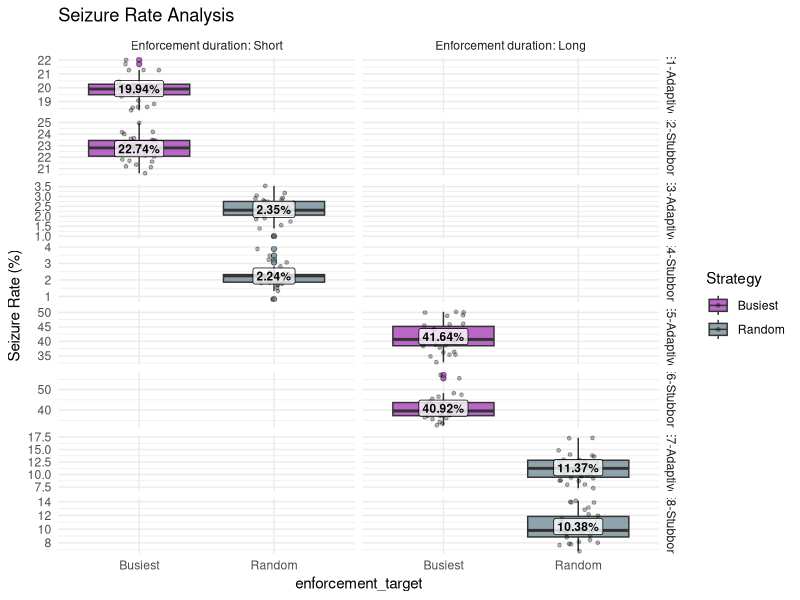
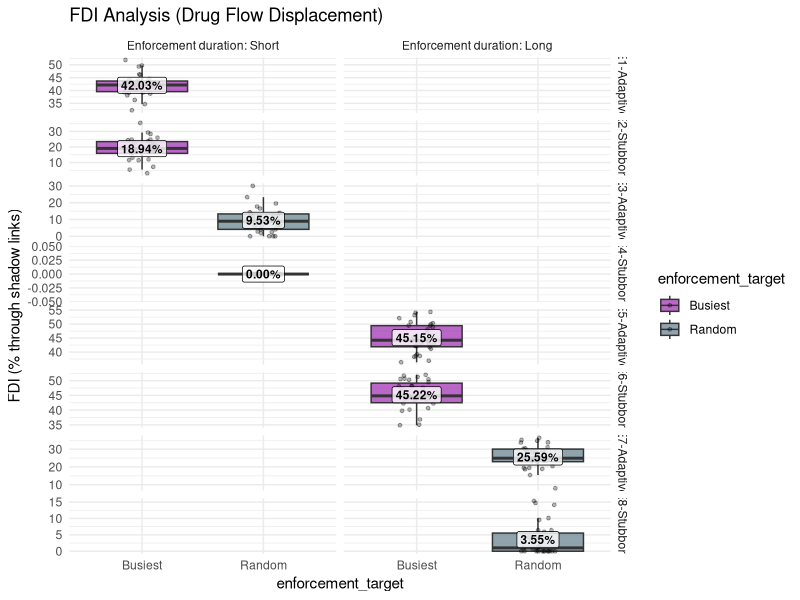
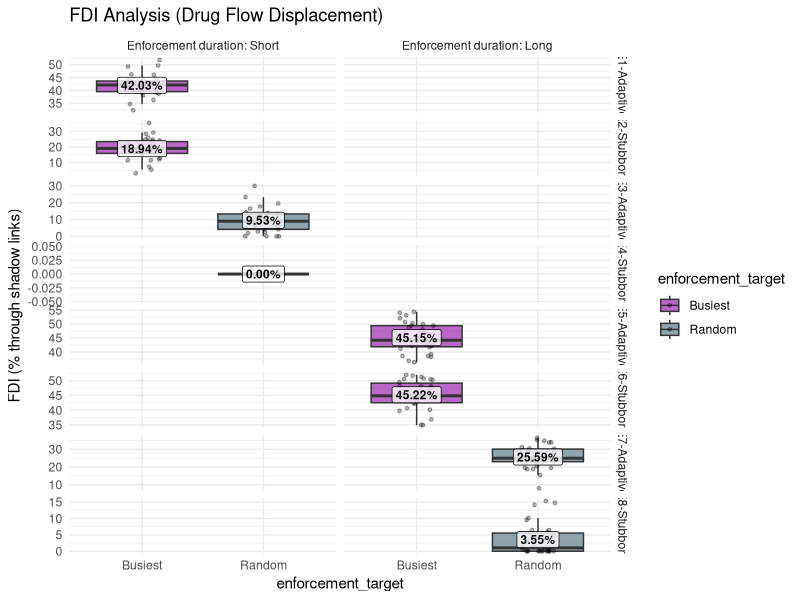
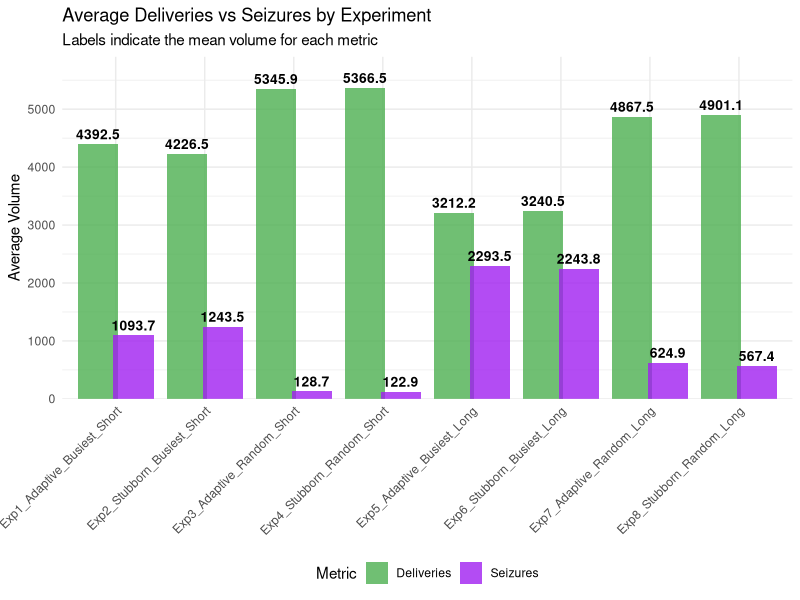
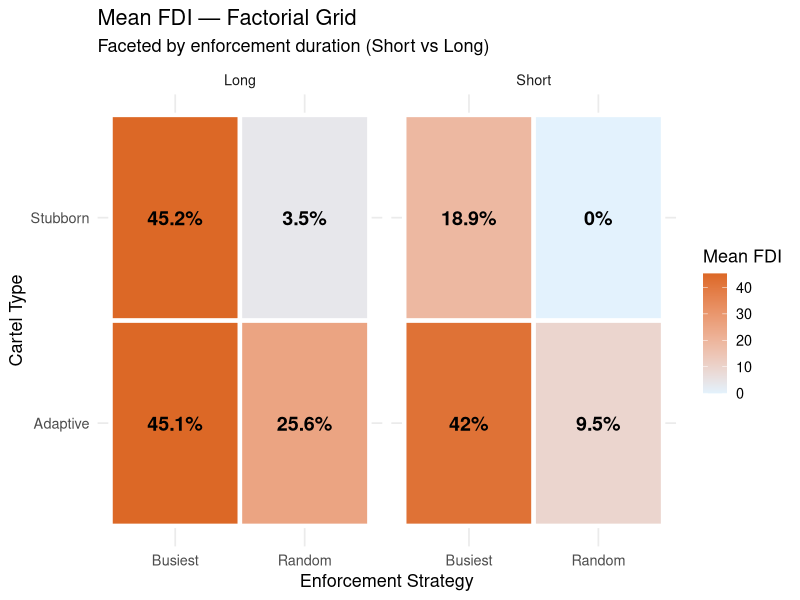
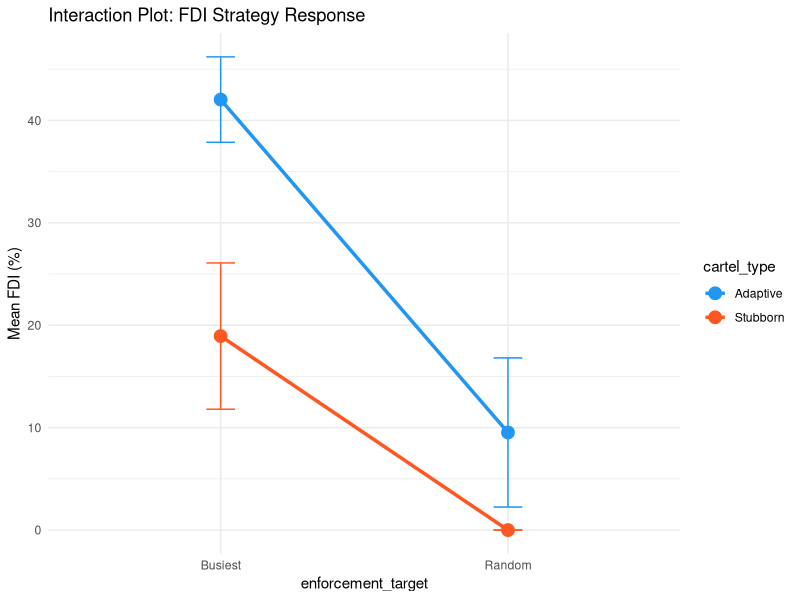
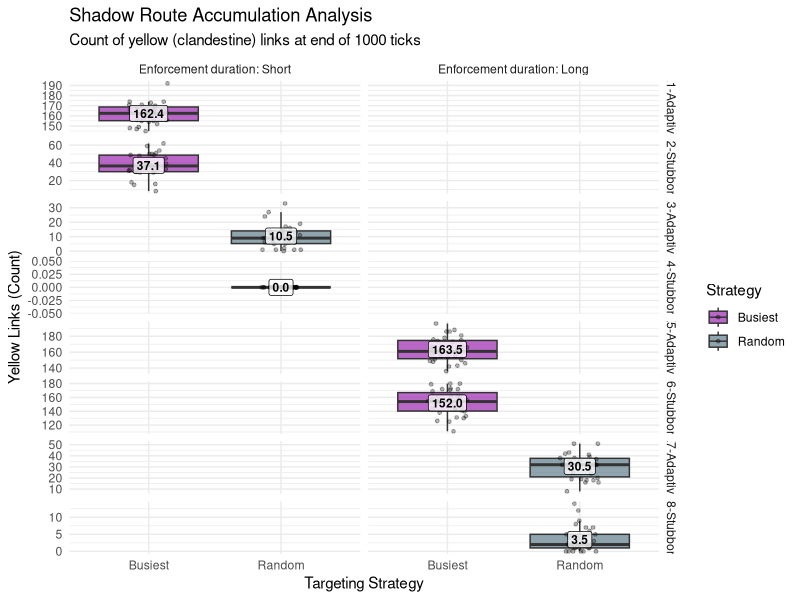
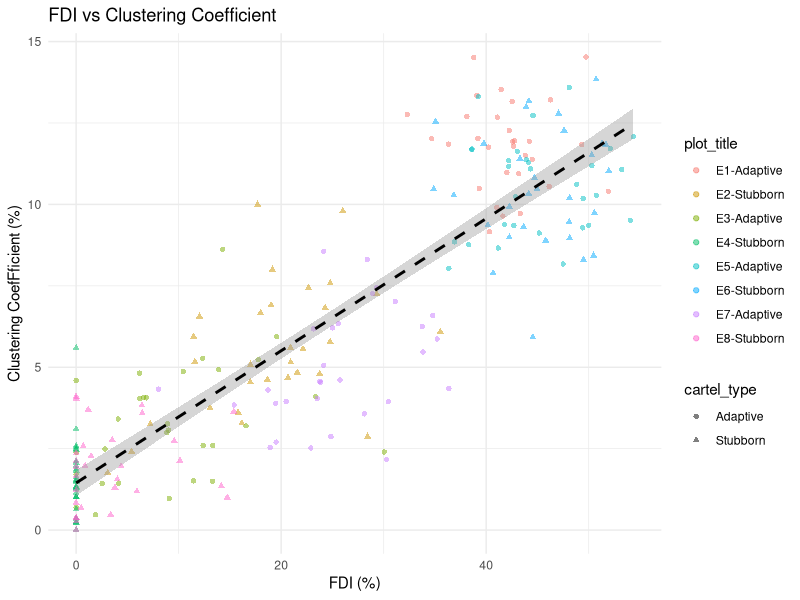

Write the R code that produced these figures, in order.
## ---- chunk 1
library(ggplot2)
library(dplyr)
library(tidyr)
library(kableExtra)
library(knitr)
## ---- chunk 2
# FIXED: Using read.csv because reshape script now saves with commas
tidy    <- read.csv("all_experiments_tidy.csv",    stringsAsFactors = FALSE)
summary <- read.csv("all_experiments_summary.csv", stringsAsFactors = FALSE)

exp_order <- c(
  "Exp1_Adaptive_Busiest_Short",
  "Exp2_Stubborn_Busiest_Short",
  "Exp3_Adaptive_Random_Short",
  "Exp4_Stubborn_Random_Short",
  "Exp5_Adaptive_Busiest_Long",
  "Exp6_Stubborn_Busiest_Long",
  "Exp7_Adaptive_Random_Long",
  "Exp8_Stubborn_Random_Long"
)

# FIXED: Unified preparation into one object 'tidy_prepared'
tidy_prepared <- tidy %>%
  mutate(
    experiment = factor(experiment, levels = exp_order),
    plot_title = case_when(
      grepl("Exp1", experiment) ~ "E1-Adaptive",
      grepl("Exp2", experiment) ~ "E2-Stubborn",
      grepl("Exp3", experiment) ~ "E3-Adaptive",
      grepl("Exp4", experiment) ~ "E4-Stubborn",
      grepl("Exp5", experiment) ~ "E5-Adaptive",
      grepl("Exp6", experiment) ~ "E6-Stubborn",
      grepl("Exp7", experiment) ~ "E7-Adaptive",
      grepl("Exp8", experiment) ~ "E8-Stubborn"
    ),
    enforcement_duration = factor(enforcement_duration, 
                                 levels = c("Short", "Long"),
                                 labels = c("Enforcement duration: Short", 
                                            "Enforcement duration: Long"))
  )

summary$experiment <- factor(summary$experiment, levels = exp_order)
## ---- chunk 3

p1 <- ggplot(tidy_prepared, aes(x = enforcement_target, y = seizure_rate_pct, fill = enforcement_target)) +
  geom_boxplot(alpha = 0.7, outlier.shape = 21) +
  geom_jitter(width = 0.15, height = 0, alpha = 0.3, size = 1) +
  scale_fill_manual(values = c("Busiest" = "#9C27B0", "Random" = "#607D8B")) +
  facet_grid(plot_title ~ enforcement_duration, scales = "free_y") + 
  stat_summary(fun = mean, geom = "label", 
               aes(label = sprintf("%.2f%%", ..y..)),
               fill = "white", alpha = 0.8, size = 3, fontface = "bold") +
  labs(title = "Seizure Rate Analysis", y = "Seizure Rate (%)", fill = "Strategy") +
  theme_minimal()

p1

# After your ggplotly(p) or just p code:

ggsave("Seizure Rate analysis.png", 
     plot = p1,               # 'p' is your ggplot object
      width = 12,             # Width in inches
       height = 10,            # Height in inches
       dpi = 300,              # High resolution for "beauty"
      limitsize = FALSE)
## ---- chunk 4
# FIXED: Column name changed to drug_through_yellow_rate_pct
p_fdi <- ggplot(tidy_prepared, aes(x = enforcement_target, y = drug_through_yellow_rate_pct, fill = enforcement_target)) +
  geom_boxplot(alpha = 0.7, outlier.shape = NA) +
  geom_jitter(width = 0.15, height = 0, alpha = 0.3, size = 1) +
  stat_summary(fun = mean, geom = "label", 
               aes(label = sprintf("%.2f%%", ..y..)),,
               fill = "white", alpha = 0.8, size = 3, fontface = "bold") +
  scale_fill_manual(values = c("Busiest" = "#9C27B0", "Random" = "#607D8B")) +
  facet_grid(plot_title ~ enforcement_duration, scales = "free_y") + 
  labs(title = "FDI Analysis (Drug Flow Displacement)", y = "FDI (% through shadow links)") +
  theme_minimal()

p_fdi

#3. Save it to lock dimensions and prevent "crumpling"
ggsave("FDI_Analysis_Grid.png", 
       plot = p_fdi, 
       width = 12, 
       height = 10, 
       dpi = 300)

p_fdi
## ---- chunk 5
# FIXED: Reference tidy_prepared and corrected column names
# --- 4. PLOT 3: Deliveries vs Seizures (With Value Labels) -------------------

p_ds <- tidy_prepared %>%
  select(experiment, total_delivered_value, total_seized_value) %>%
  # Pivot to long format so we can plot both metrics side-by-side
  pivot_longer(
    cols      = starts_with("total_"), 
    names_to  = "metric", 
    values_to = "value"
  ) %>%
  mutate(metric = recode(metric, 
    "total_delivered_value" = "Deliveries", 
    "total_seized_value"    = "Seizures"
  )) %>%
  ggplot(aes(x = experiment, y = value, fill = metric)) +
  # 1. The Bars
  stat_summary(fun = "mean", geom = "bar", position = position_dodge(0.8), alpha = 0.8) +
  
  # 2. NEW: The Numerical Labels
  # We use vjust = -0.5 to nudge the text slightly above the top of the bar
  stat_summary(
    fun = "mean", 
    geom = "text", 
    aes(label = sprintf("%.1f", ..y..)), 
    position = position_dodge(width = 0.8), 
    vjust = -0.5, 
    size = 3.5, 
    fontface = "bold"
  ) +
  
  scale_fill_manual(values = c("Deliveries" = "#4CAF50", "Seizures" = "purple")) +
  labs(
    title = "Average Deliveries vs Seizures by Experiment", 
    subtitle = "Labels indicate the mean volume for each metric",
    x = NULL, 
    y = "Average Volume",
    fill = "Metric"
  ) +
  # Expand the y-axis slightly so the labels don't get cut off at the top
  scale_y_continuous(expand = expansion(mult = c(0, 0.1))) +
  theme_minimal() +
  theme(
    axis.text.x = element_text(angle = 45, hjust = 1),
    legend.position = "bottom"
  )

# Display the plot
p_ds

# Save the plot
ggsave("Deliveries_vs_Seizures_Labeled.png", plot = p_ds, width = 12, height = 8, dpi = 300)
## ---- chunk 6
p_meanfdi <- summary |>
  ggplot(aes(x = enforcement_target, y = cartel_type, fill = mean_drug_through_yellow_rate_pct)) +
  geom_tile(color = "white", linewidth = 1.5) +
  # Change the label logic here to add the % sign
  geom_text(aes(label = paste0(round(mean_drug_through_yellow_rate_pct, 1), "%")),
            size = 5, 
            fontface = "bold") +
  facet_wrap(~ enforcement_duration) +
  scale_fill_gradient(low = "#E3F2FD", high = "#DC6826") +
  labs(
    title    = "Mean FDI — Factorial Grid",
    subtitle = "Faceted by enforcement duration (Short vs Long)",
    x        = "Enforcement Strategy",
    y        = "Cartel Type",
    fill     = "Mean FDI"
  ) +
  theme_minimal(base_size = 13)

p_meanfdi

ggsave("Mean FDI.png", 
     plot = p_meanfdi, 
      width = 12, 
      height = 10, 
       dpi = 300)


## ---- chunk 7
##SKIPPARE
# FIXED: mean_fdi -> mean_drug_through_yellow_rate_pct
summary %>%
  filter(enforcement_duration == "Short") %>%
  ggplot(aes(x = enforcement_target, y = mean_drug_through_yellow_rate_pct, 
             color = cartel_type, group = cartel_type)) +
  geom_line(linewidth = 1.2) +
  geom_point(size = 4) +
  geom_errorbar(aes(ymin = mean_drug_through_yellow_rate_pct - sd_drug_through_yellow_rate_pct, 
                    ymax = mean_drug_through_yellow_rate_pct + sd_drug_through_yellow_rate_pct), width = 0.1) +
  scale_color_manual(values = c("Adaptive" = "#2196F3", "Stubborn" = "#FF5722")) +
  labs(title = "Interaction Plot: FDI Strategy Response", y = "Mean FDI (%)") +
  theme_minimal()
## ---- chunk 8
# --- PLOT 6: Shadow Route Accumulation (Updated Layout) ----------------------

p_shadow <- ggplot(tidy_prepared, aes(x = enforcement_target, y = count_links_with_color_yellow, fill = enforcement_target)) +
  # Boxplot and Jitter
  geom_boxplot(alpha = 0.7, outlier.shape = NA) +
  geom_jitter(width = 0.15, height = 0, alpha = 0.3, size = 1) +
  
  # Mean labels (formatted to 1 decimal place since this is a count)
  stat_summary(fun = mean, geom = "label", 
               aes(label = sprintf("%.1f", ..y..)),
               fill = "white", alpha = 0.8, size = 3, fontface = "bold") +
  
  # Use the same color palette as Plot 1 & 2
  scale_fill_manual(values = c("Busiest" = "#9C27B0", "Random" = "#607D8B")) +
  
  # Facet by Experiment (Rows) and Duration (Columns)
  facet_grid(plot_title ~ enforcement_duration, scales = "free_y") + 
  
  labs(
    title = "Shadow Route Accumulation Analysis", 
    subtitle = "Count of yellow (clandestine) links at end of 1000 ticks",
    x = "Targeting Strategy",
    y = "Yellow Links (Count)",
    fill = "Strategy"
  ) +
  theme_minimal()

# Save with standard "beauty" dimensions
ggsave("Shadow_Route_Analysis_Grid.png", 
      plot = p_shadow, 
      width = 12, 
     height = 10, 
       dpi = 300)

p_shadow

## ---- chunk 9

## SKIPPARE ##

# FIXED: Column names synced with tidy dataset
ggplot(tidy_prepared, aes(x = drug_through_yellow_rate_pct, y = clustering_rate_pct, 
                          color = plot_title, shape = cartel_type)) +
  geom_point(alpha = 0.5) +
  geom_smooth(aes(group = 1), method = "lm", color = "black", linetype = "dashed") +
  labs(title = "FDI vs Clustering Coefficient", x = "FDI (%)", y = "Clustering CoefFficient (%)") +
  theme_minimal()
## ---- chunk 10

# 1. Prepare and format the data
table_data_long <- summary %>%
  # Ensure Adaptive comes before Stubborn for clean grouping
  arrange(cartel_type, experiment) %>% 
  rename(
    "Type" = cartel_type,
    "Experiment" = experiment,
    "Target" = enforcement_target,
    "Duration" = enforcement_duration,
    "Runs" = n_runs,
    "Avg Delivered" = mean_delivered,
    "Avg Seized" = mean_seized,
    "Seizure Rate" = mean_seizure_rate_pct,
    "FDI (Flow %)" = mean_drug_through_yellow_rate_pct,
    "Clustering" = mean_clustering_rate_pct
  ) %>%
  select(Type, Experiment, Target, Duration, Runs, 
         `Avg Delivered`, `Avg Seized`, `Seizure Rate`, `FDI (Flow %)`, `Clustering`)

# 2. Generate one single styled table
kable(table_data_long, 
      caption = "Summary Statistics: All Experiments",
      booktabs = TRUE, 
      digits = 2,
      format.args = list(big.mark = ",")) %>%
  kable_styling(bootstrap_options = c("striped", "hover", "condensed", "responsive"), 
                full_width = F, 
                position = "left") %>%
  # This merges the "Adaptive" and "Stubborn" cells so they don't repeat every row
  collapse_rows(columns = 1, valign = "top") %>% 
  row_spec(0, , color = "white", background = "#4A4A4A") %>%
  column_spec(2,  ) # Bold the Experiment name
## ---- chunk 11

library(ggplot2)
library(dplyr)

# 1. Filter the summary data for the specific experiments
# We use case_when to create clean labels for the X-axis
plot_data <- summary %>%
  filter(grepl("Exp1_|Exp3_|Exp7_", experiment)) %>%
  mutate(
    display_label = case_when(
      grepl("Exp3", experiment) ~ "Exp 3\n(Random / Short)",
      grepl("Exp7", experiment) ~ "Exp 7\n(Random / Long)",
      grepl("Exp1", experiment) ~ "Exp 1\n(Targeted / Short)"
    )
  )

# 2. Set the factor order so they appear side-by-side as requested
plot_data$display_label <- factor(plot_data$display_label, 
                                 levels = c("Exp 3\n(Random / Short)", 
                                            "Exp 7\n(Random / Long)", 
                                            "Exp 1\n(Targeted / Short)"))

# 3. Create the high-contrast bar plot
p_comparison <- ggplot(plot_data, aes(x = display_label, y = mean_drug_through_yellow_rate_pct, fill = display_label)) +
  # Using mean_seizure_rate_pct based on your requirement
  geom_col(aes(y = mean_seizure_rate_pct), color = "black", width = 0.6) +
  # Add the percentage labels on top of the bars
  geom_text(aes(y = mean_seizure_rate_pct, label = sprintf("%.1f%%", mean_seizure_rate_pct)), 
            vjust = -0.8, size = 6, fontface = "bold") +
  # High-contrast color palette: Greys for Random, Red for Targeted
  scale_fill_manual(values = c(
    "Exp 3\n(Random / Short)" = "#FFBF7F", # Light Grey
    "Exp 7\n(Random / Long)"  = "#A5EDFF", # Dark Grey
    "Exp 1\n(Targeted / Short)" = "#B2FF8C"  
  )) +
  # Formatting axes
  scale_y_continuous(limits = c(0, 25), expand = c(0, 0)) +
  labs(
    title = "Targeting Efficiency vs. Brute Force",
    subtitle = "Comparing Seizure Rates: Why Hub-Targeting beats Long-Duration Random policing",
    x = "",
    y = "Mean Seizure Rate (%)",
    caption = "Exp 1 (5 days targeted) > Exp 7 (25 days random)"
  ) +
  theme_minimal(base_size = 15) +
  theme(
    legend.position = "none",
    panel.grid.major.x = element_blank(),
    plot.title = element_text(face = "bold", size = 20),
    axis.text.x = element_text(face = "bold", color = "black", size = 12),
    axis.title.y = element_text(margin = margin(r = 10))
    
  )

# Display and Save
print(p_comparison)
ggsave("Strategy_Efficiency_Comparison.png", p_comparison, width = 10, height = 7, dpi = 300)

## ---- chunk 12

library(ggplot2)
library(dplyr)

plot_data <- data.frame(
  Label = factor(
    c("Exp3\nAdaptive·Random·Short", "Exp2\nStubborn·Busiest·Short",
      "Exp1\nAdaptive·Busiest·Short", "Exp6\nStubborn·Busiest·Long",
      "Exp5\nAdaptive·Busiest·Long"),
    levels = c("Exp3\nAdaptive·Random·Short", "Exp2\nStubborn·Busiest·Short",
               "Exp1\nAdaptive·Busiest·Short", "Exp6\nStubborn·Busiest·Long",
               "Exp5\nAdaptive·Busiest·Long")
  ),
  Clustering = c(3.29, 5.53, 11.82, 10.50, 10.56),
  Seizure    = c(2.35, 22.74, 19.94, 40.92, 41.64),
  Phase = factor(
    c("Baseline", "Short Raid", "Short Raid", "Long Surge", "Long Surge"),
    levels = c("Baseline", "Short Raid", "Long Surge")
  )
)

# Scale seizure onto the clustering y-axis
scale_factor <- 52 / 16   # right axis max / left axis max

p <- ggplot(plot_data, aes(x = Label)) +
  # Bars — clustering coefficient
  geom_col(aes(y = Clustering, fill = Phase),
           color = "black", linewidth = 0.4, width = 0.55) +
  # Clustering labels above bars
  geom_text(aes(y = Clustering, label = paste0(round(Clustering, 1), "%")),
            vjust = -0.5, size = 3.3, color = "grey40", fontface = "bold") +
  # Line — seizure rate (scaled to left axis)
  geom_line(aes(y = Seizure / scale_factor, group = 1),
            color = "#1565C0", linewidth = 1.5) +
  geom_point(aes(y = Seizure / scale_factor),
             color = "#1565C0", size = 4, shape = 21,
             fill = "#1565C0", stroke = 1.5) +
  # Seizure labels near dots
  geom_text(aes(y = Seizure / scale_factor,
                label = paste0(round(Seizure, 1), "%")),
            vjust = -1.1, size = 3.3, color = "#1565C0", fontface = "bold") +
  # Dual y-axis
  scale_y_continuous(
    name     = "Clustering coefficient (%)",
    limits   = c(0, 16),
    expand   = expansion(mult = c(0, 0.12)),
    sec.axis = sec_axis(~ . * scale_factor,
                        name   = "Seizure rate (%)",
                        breaks = seq(0, 50, 10),
                        labels = function(x) paste0(x, "%"))
  ) +
  scale_fill_manual(values = c(
    "Baseline"   = "#E3F2FD",
    "Short Raid" = "#F5CA63",
    "Long Surge" = "#DC6826"
  )) +
  labs(
    title    = "The Efficiency-Hardening Paradox",
    subtitle = "Bars: clustering coefficient  |  Line + dots: seizure rate",
    x        = NULL,
    fill     = "Phase"
  ) +
  theme_minimal(base_size = 13) +
  theme(
    axis.title.y.right = element_text(color = "#1565C0"),
    axis.text.y.right  = element_text(color = "#1565C0"),
    axis.text.x        = element_text(size = 9),
    plot.title         = element_text(face = "bold"),
    legend.position    = "bottom"
  )

print(p)
ggsave("Enforcement_Tradeoff_DualAxis.png", p, width = 11, height = 6, dpi = 300)
